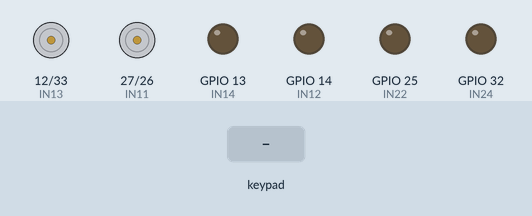
The sketch below on a simulated ESP32. Shown: motor-driver pin pairs drawn as motors (green arrow = first pin HIGH = forward, orange = second pin HIGH = backward, longer = more drive), output pins drawn as LEDs (lit = HIGH). The test bench sets the inputs (shaded band). Nothing arrives over Bluetooth unless stated; what the sketch prints to the serial monitor is not drawn.

Above: at 1.2 s.
1.3 s: key 'L' pressed
At 1.53 s:
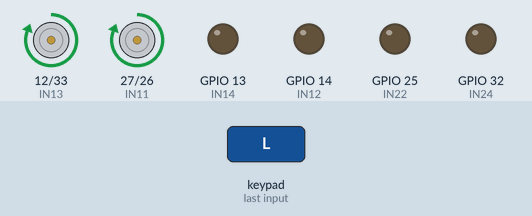
3.2 s: key 'R' pressed
At 4.3 s:
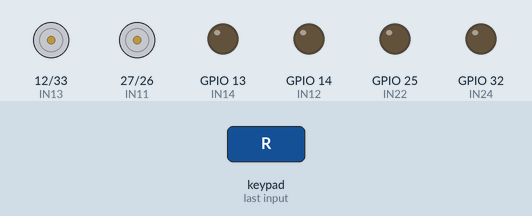
Timing chart, 0 to 6.2 s (numbered marks = the images above; inputs shaded):
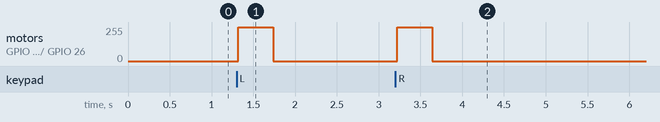

The sketch:

ps4_4x4.ino
```cpp
#include <PS4Controller.h>
#include <Arduino.h>

const uint8_t IN11 = 27;
const uint8_t IN12 = 14;
const uint8_t IN13=  12;
const uint8_t IN14 = 13;
const uint8_t IN21 = 26;
const uint8_t IN22 = 25;
const uint8_t IN23 = 33;
const uint8_t IN24 = 32;
void setup() {
  Serial.begin(115200);
  PS4.begin("94:54:c5:b0:a3:34");  // Remplacez par l'adresse MAC de votre manette
  pinMode(IN11, OUTPUT);
  pinMode(IN12, OUTPUT);
  pinMode(IN13, OUTPUT);
  pinMode(IN14, OUTPUT);
  pinMode(IN21, OUTPUT);
  pinMode(IN22, OUTPUT);
  pinMode(IN23, OUTPUT);
  pinMode(IN24, OUTPUT);

}

void stopp() {
  digitalWrite(IN11, 0);
  digitalWrite(IN12, LOW);
  digitalWrite(IN13, LOW);
  digitalWrite(IN14, 0);
  digitalWrite(IN21, 0);
  digitalWrite(IN22, LOW);
  digitalWrite(IN23, LOW);
  digitalWrite(IN24, 0);
}

void forward() {
    digitalWrite(IN11, 0);
  digitalWrite(IN12, 1);
  digitalWrite(IN13, LOW);
  digitalWrite(IN14, 1);
  digitalWrite(IN21, 0);
  digitalWrite(IN22, 1);
  digitalWrite(IN23, LOW);
  digitalWrite(IN24, 1);
}

void backward() {
   digitalWrite(IN11, 1);
  digitalWrite(IN12, LOW);
  digitalWrite(IN13, 1);
  digitalWrite(IN14, 0);
  digitalWrite(IN21, 1);
  digitalWrite(IN22, LOW);
  digitalWrite(IN23, 1);
  digitalWrite(IN24, 0);
}

void gauche() {

  digitalWrite(IN11, 1);
  digitalWrite(IN12, LOW);
  digitalWrite(IN13, 1);
  digitalWrite(IN14, 0);
  digitalWrite(IN21, 0);
  digitalWrite(IN22, LOW);
  digitalWrite(IN23, LOW);
  digitalWrite(IN24, 0);
}

void droit() {
  digitalWrite(IN11, 1);
  digitalWrite(IN12, LOW);
  digitalWrite(IN13, 1);
  digitalWrite(IN14, 0);
  digitalWrite(IN21, 0);
  digitalWrite(IN22, LOW);
  digitalWrite(IN23, LOW);
  digitalWrite(IN24, 0);
}

void loop() {
  if (PS4.isConnected()) {

    if (PS4.R1()) {
      backward();
      Serial.println("Recule");
    } else if (PS4.Right()) {
      droit();
      Serial.println("Droite");

    } else if (PS4.L1()) {
      forward();
      Serial.println("UP");
    } else if (PS4.Left()) {
      gauche();
      Serial.println("Gauche");
} else {
      stopp();
      Serial.println("Stop");
    }
  }
}
```

Measured:
- after the input at 1.3 s, motor on GPIO 12 (IN13) / GPIO 33 (IN23), motor on GPIO 27 (IN11) / GPIO 26 (IN21): stopped → forward 255/255 at once, → stopped 0.42 s later
- after the input at 3.2 s, motor on GPIO 12 (IN13) / GPIO 33 (IN23), motor on GPIO 27 (IN11) / GPIO 26 (IN21): stopped → forward 255/255 at once, → stopped 0.42 s later
